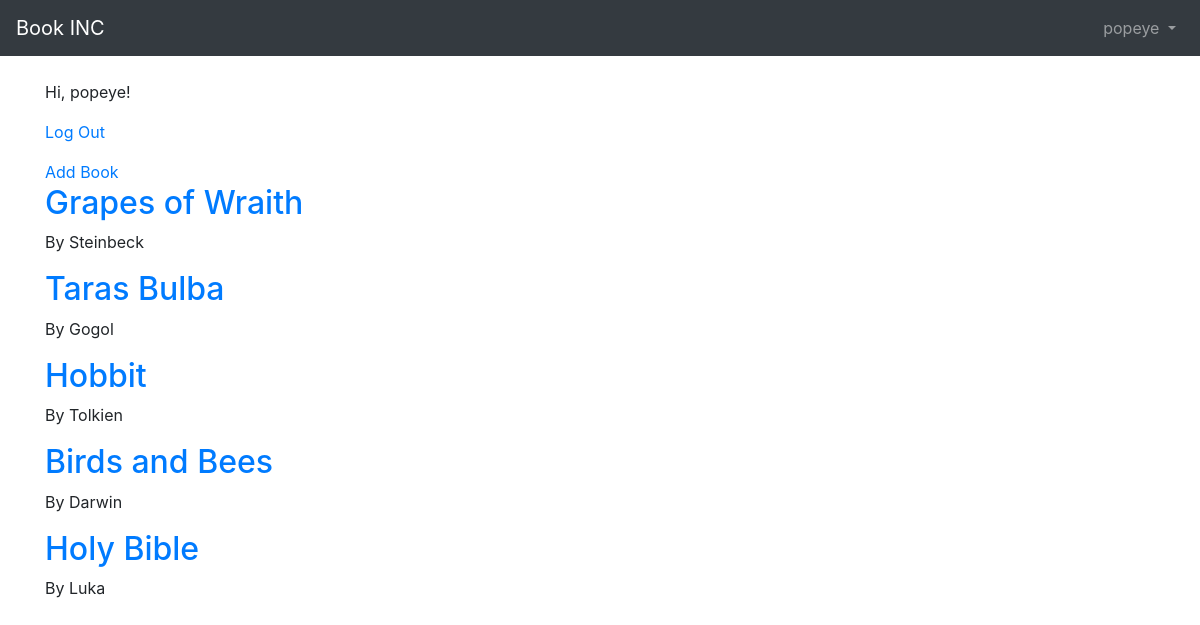
Page / (signed in) on the committed database.
### user/models.py (models this page shows)
class CustomUser(AbstractUser):
    year = models.PositiveIntegerField(null=True, blank=True)

### pages/models.py (models this page shows, shortened)
class Book(models.Model):
    title = models.CharField(max_length=100)
    year = models.IntegerField()
    author = models.CharField(max_length=100)
    price = models.FloatField()

### pages/views.py (the view)
# urls.py: path('', BookListView.as_view(), name='home'),
class BookListView(ListView):
    model = Book
    template_name ='home.html'
    context_object_name = 'all_books'

### user/templates/home.html
{% extends 'base.html' %}
{% block content %}
   {% if user.is_authenticated %}
   <p>Hi, {{user.username}}!</p>
   <p><a href="{% url 'logout' %}">Log Out</a></p>
   <a href="{% url 'book_create' %}">Add Book</a>
   {% else %}
   <p>Hello, anon!</p>
   <a href="{% url 'login' %}">Log In</a>
   |
   <a href="{% url 'signup' %}">Sign Up</a>
   {% endif %}
   {% for book in all_books %}
   <div>
       <h2>
           <a href="{% url 'book_detail' book.pk %}">{{book.title}}</a>
       </h2>
       <p>By {{book.author}}</p>
   </div>
   {% endfor %}
   {% endblock content %}

### user/templates/base.html (shortened to what this page needs)
<!doctype html>
<html lang="en">
<head>
<link rel="stylesheet"
href="https://stackpath.bootstrapcdn.com/bootstrap/4.1.3/css/\
bootstrap.min.css"
integrity="sha384-MCw98/SFnGE8fJT3GXwEOngsV7Zt27NXFoaoApmYm81i\
uXoPkFOJwJ8ERdknLPMO"
crossorigin="anonymous">
</head>
<body>
<nav class="navbar navbar-expand-md navbar-dark bg-dark mb-4">
<a class="navbar-brand" href="{% url 'home' %}">Book INC</a>
<div class="collapse navbar-collapse" id="navbarCollapse">
{% if user.is_authenticated %}
<ul class="navbar-nav ml-auto">
<li class="nav-item">
<a class="nav-link dropdown-toggle" href="#" id="userMenu"
data-toggle="dropdown" aria-haspopup="true"
aria-expanded="false">
{{ user.username }}
</a>
</li>
</ul>
{% endif %}
</div>
</nav>
<div class="container">
{% block content %}
{% endblock content %}
</div>
</body>
</html>

### rows in the picture
CustomUser: username "popeye"
Book: title "Grapes of Wraith", author "Steinbeck"
Book: title "Taras Bulba", author "Gogol"
Book: title "Hobbit", author "Tolkien"
Book: title "Birds and Bees", author "Darwin"
Book: title "Holy Bible", author "Luka"
